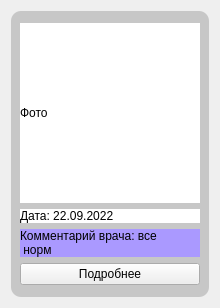
<?xml version="1.0" encoding="UTF-8"?>
<ui version="4.0">
 <class>Form</class>
 <widget class="QWidget" name="Form">
  <property name="geometry">
   <rect>
    <x>0</x>
    <y>0</y>
    <width>218</width>
    <height>308</height>
   </rect>
  </property>
  <property name="windowTitle">
   <string>Form</string>
  </property>
  <property name="styleSheet">
   <string notr="true">QWidget#Form{
	color: rgb(255, 255, 255);
}

</string>
  </property>
  <layout class="QVBoxLayout" name="verticalLayout_3">
   <item>
    <widget class="QWidget" name="widget" native="true">
     <property name="styleSheet">
      <string notr="true">QWidget#widget{
background-color:  rgb(199, 199, 199) ;
padding: 10px;
border: solid 2px #1B7530;
border-radius: 10px;
}
</string>
     </property>
     <layout class="QVBoxLayout" name="verticalLayout_2">
      <item>
       <layout class="QVBoxLayout" name="verticalLayout">
        <item>
         <widget class="QLabel" name="patient_history_item_image">
          <property name="minimumSize">
           <size>
            <width>180</width>
            <height>180</height>
           </size>
          </property>
          <property name="maximumSize">
           <size>
            <width>180</width>
            <height>180</height>
           </size>
          </property>
          <property name="styleSheet">
           <string notr="true">background-color: rgb(255, 255, 255);</string>
          </property>
          <property name="text">
           <string>Фото </string>
          </property>
         </widget>
        </item>
        <item>
         <widget class="QLabel" name="patient_history_item_date">
          <property name="sizePolicy">
           <sizepolicy hsizetype="Expanding" vsizetype="Maximum">
            <horstretch>0</horstretch>
            <verstretch>0</verstretch>
           </sizepolicy>
          </property>
          <property name="styleSheet">
           <string notr="true">background-color: rgb(255, 255, 255);</string>
          </property>
          <property name="text">
           <string>Дата: 22.09.2022</string>
          </property>
         </widget>
        </item>
        <item>
         <widget class="QLabel" name="patient_history_item_comment">
          <property name="sizePolicy">
           <sizepolicy hsizetype="Preferred" vsizetype="Maximum">
            <horstretch>0</horstretch>
            <verstretch>0</verstretch>
           </sizepolicy>
          </property>
          <property name="styleSheet">
           <string notr="true">background-color: rgb(170, 153, 255);</string>
          </property>
          <property name="text">
           <string>Комментарий врача: все 
 норм</string>
          </property>
         </widget>
        </item>
        <item>
         <widget class="QPushButton" name="pushButton">
          <property name="text">
           <string>Подробнее</string>
          </property>
         </widget>
        </item>
       </layout>
      </item>
     </layout>
    </widget>
   </item>
  </layout>
 </widget>
 <resources/>
 <connections/>
</ui>
